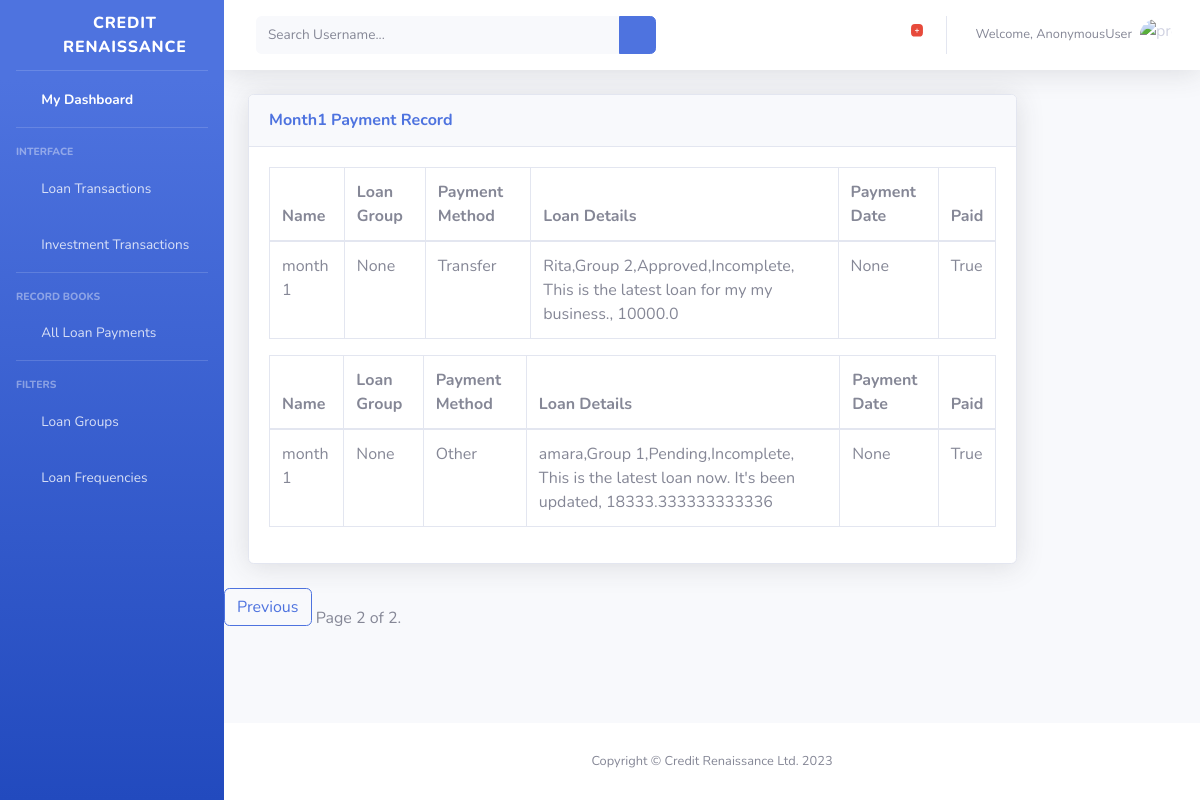
Screenshot of /month1/?page=2 with the database file from the repository.
### month/models.py (models this page shows)
class Month1(models.Model):
	name = models.CharField(max_length=30, null='blank', default='month 1')
	methods = (
		('Cash', 'Cash'),
		('Transfer', 'Transfer'),
		('Other', 'Other')
		)
	payment_method = models.CharField(max_length=30, choices=methods, default='Cash')
	loan_group1 = models.ForeignKey(Group, null='blank', on_delete=models.CASCADE)
	loan_month1 = models.OneToOneField(Loan, null='blank', on_delete=models.CASCADE, unique=True)
	paid_date = models.DateTimeField(null='blank')
	status = models.BooleanField(default=False)
	def __str__(self):
		return '{}'.format(self.status)

### loan/models.py (models this page shows, shortened)
class Loan(models.Model):
	LOAN_STATUS = (
		('Complete', 'Complete'),
		('Incomplete', 'Incomplete'),
		)
	LOAN_REQUEST = (
			('Unapproved','Unapproved'),
			('Pending','Pending'),
			('Approved','Approved')
		)
	title = models.CharField(max_length=30, null='blank')
	slug = models.SlugField(max_length=200, default='title')
	start_date = models.DateTimeField(auto_now_add=True)
	end_date = models.DateTimeField(auto_now=True)
	principal = models.IntegerField(null='blank', default=100000)
	balance = models.FloatField(null='blank', default=100000)
	interest_rate = models.FloatField(default=0.1)
	tot_principal = models.CharField(max_length=30, null='blank')
	tot_interest = models.FloatField(max_length=30, null='blank', default=0.0)
	loan_duration = models.IntegerField( default=6)
	payment_status = models.CharField(max_length=30, choices=LOAN_STATUS, default='Incomplete')
	loan_request = models.CharField(max_length=30, choices=LOAN_REQUEST, default='Pending')
	group = models.ForeignKey(Group, null='blank', blank=True, on_delete=models.CASCADE, default=2,
							 related_name='batches')
	owner = models.ForeignKey(User, null='blank', on_delete=models.CASCADE,related_name='borrowers')
	description = models.TextField()
	frequency = models.IntegerField(null='blank', default=6)
	def __str__(self):
			return '{},{},{},{}, {}, {}'.format(self.owner, self.group, self.loan_request, self.payment_status,
						self.description, self.tot_interest)
	class Meta:
		ordering = ('-start_date',)
		index_together = (('id', 'slug'),)

class Group(models.Model):
	title = models.CharField(max_length=20, unique=True, default='Group 1')
	member = models.ForeignKey(Collector, null='blank', on_delete=models.CASCADE,related_name='group_members')
	def __str__(self):
			return self.title

### loan/views.py (the view)
# urls.py: path('month1/', views.month1, name='month1'),
def month1(request):
	month1_payment = Month1.objects.all()
	page = request.GET.get('page')
	paginator = Paginator(month1_payment, 5)
	try:
		month1_payment = paginator.page(page)
	except PageNotAnInteger:
		month1_payment = paginator.page(1)
	except EmptyPage:
		month1_payment = paginator.page(paginator.num_pages)
	context = {
		'month1_payment':month1_payment,
	}
	return render (request, 'loan/month1.html', context)

### loan/templates/loan/month1.html
{% extends 'loan/base.html' %}
{% block content %}
        <div id="content-wrapper" class="d-flex flex-column">
            <div id="content">
               {% include 'loan/nav.html' %}
                <div class="container-fluid">
                    <div class="row">
                        <div class="col-xl-10 col-lg-7 col-sm-6">
                            <div class="card shadow mb-4">
                                <div
                                    class="card-header py-3 d-flex flex-row align-items-center justify-content-between">
                                    <h6 class="m-0 font-weight-bold text-primary">Month1 Payment Record</h6>
                                </div>
                                <div class="card-body">
                                    <article class="">
                                        <div class="media-body">
                                            <div class="article-metadata">
                                                {% for month1 in month1_payment %}
                                                <table class="table table-bordered" id="dataTable" width="100%" cellspacing="0" cellpadding="0">
                                                    <thead>
                                                      <tr>
                                                        <th>Name</th>
                                                        <th>Loan Group</th>
                                                        <th>Payment Method</th>
                                                        <th>Loan Details</th>
                                                        <th>Payment Date</th>
                                                        <th>Paid</th>
                                                      </tr>
                                                    </thead>
                                                    <tbody>
                                                      <tr>
                                                        <td>{{ month1.name }}</td>
                                                        <td>{{ month1.loan_group1 }}</td>
                                                        <td>{{ month1.payment_method }}</td>
                                                        <td>{{ month1.loan_month1 }}</td>
                                                        <td>{{ month1.paid_date }}</td>
                                                        <td>{{ month1 }}</td>
                                                      </tr>
                                                    </tbody>
                                                </table>
                                                {% endfor %}
                                            </div>
                                        </div>
                                    </article>
                                </div>
                            </div>
                        </div>
                    </div>
                </div>
                {% include "loan/pagination.html" with page=month1_payment %}
            </div>
            {% include 'loan/footer.html' %}
        </div>
{% endblock content %}

### rows the page displays
Month1: name "month 1", loan_group1 "None", payment_method "Transfer", loan_month1 "Rita,Group 2,Approved,Incomplete, This is the latest loan for my my business., 10000.0", paid_date "None", status "True"
Month1: name "month 1", loan_group1 "None", payment_method "Other", loan_month1 "amara,Group 1,Pending,Incomplete, This is the latest loan now. It's been updated, 18333.333333333336", paid_date "None", status "True"

### other values shown
{{ user }} "AnonymousUser"
{{ page.number }} "2"
{{ page.paginator.num_pages }} "2"
